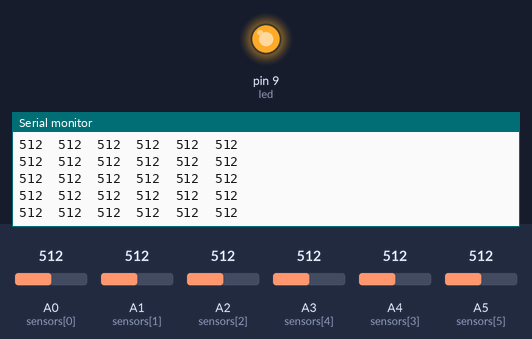
This sketch was run on a simulated Arduino Uno, built with avr-gcc and run on an emulated ATmega328P. On the bench: output pins drawn as LEDs (lit = HIGH), the last lines printed to the serial monitor. The test bench sets the inputs (shaded band); at power-on: A0 (sensors[0]) = 512, A1 (sensors[1]) = 512, A2 (sensors[2]) = 512, A3 (sensors[4]) = 512, A4 (sensors[3]) = 512, A5 (sensors[5]) = 512.

Above: at 1.2 s.
1.3 s: A0 (sensors[0]) set to 109
At 2.1 s:
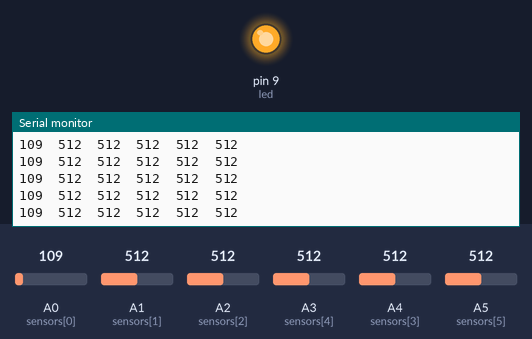
4.3 s: A0 (sensors[0]) set to 91
At 4.8 s:
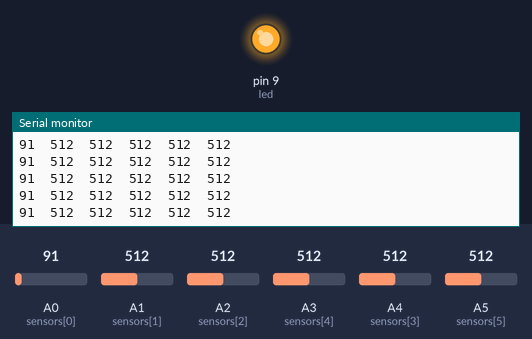
Timing chart, 0 to 7.3 s (numbered marks = the images above; inputs shaded):
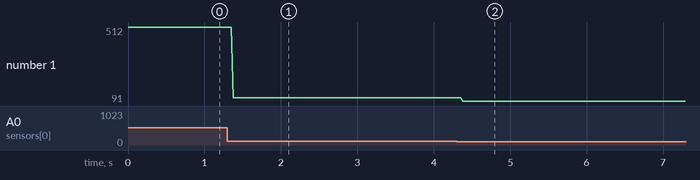

Measured:
- after the input at 1.3 s, the serial monitor: prints a new line after 0.08 s (image 1)
- after the input at 4.3 s, the serial monitor: prints a new line after 0.08 s (image 2)
- plotted number 1: 512 → 109 after the input at 1.3 s, 109 → 91 after the input at 4.3 s

The sketch:

Analog_sensor.ino
```cpp
#define NUM_SENSORS   6
int led =9;
int val=255;
int sensors[]={A0, A1, A2, A4, A3, A5};
unsigned int sv[NUM_SENSORS];
int sv2[NUM_SENSORS];
unsigned long int sum=0;
void setup() {
  pinMode(led, OUTPUT);
  // initialize serial communication at 9600 bits per second:
  Serial.begin(9600);
  analogWrite(led, val);
}

// the loop routine runs over and over again forever:
void loop() {
  sum=0;
  // read the input on analog pin 0:
  for (int i=0;i<NUM_SENSORS;i++){

  sv[i] = analogRead(sensors[i]);
  // print out the value you read:
  Serial.print(sv[i]);
  Serial.print('\t');
  }

   if(sv[0]>200)
   sv2[0]=0;
   else
   sv2[0]=1;
   if(sv[1]>650)
   sv2[1]=0;
   else
   sv2[1]=1;
   if(sv[2]>600)
   sv2[2]=0;
   else
   sv2[2]=1;
  if(sv[3]>660)
   sv2[3]=0;
   else
   sv2[3]=1;
   if(sv[4]>500)
   sv2[4]=0;
   else
   sv2[4]=1;
   if(sv[5]>300)
   sv2[5]=0;
   else
   sv2[5]=1;
   for (int i=0;i<6;i++)
   sum=sum*10+sv2[i];
   //Serial.print(sum);
   Serial.println();
  delay(1);        // delay in between reads for stability
}
```
